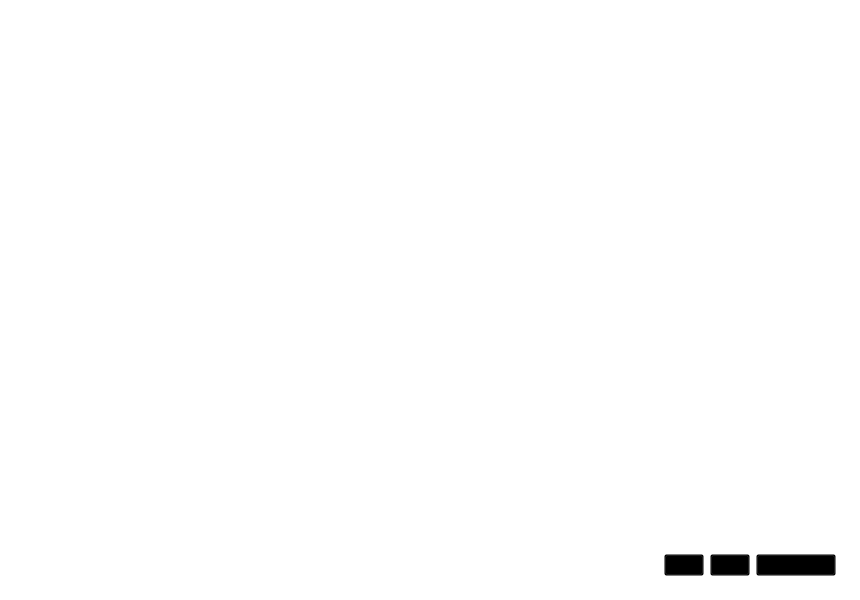
<?xml version="1.0" encoding="UTF-8"?>
<ui version="4.0">
 <class>MainPages</class>
 <widget class="QWidget" name="MainPages">
  <property name="geometry">
   <rect>
    <x>0</x>
    <y>0</y>
    <width>860</width>
    <height>600</height>
   </rect>
  </property>
  <property name="windowTitle">
   <string>Form</string>
  </property>
  <property name="styleSheet">
   <string notr="true">* {
background: transparent;
}</string>
  </property>
  <layout class="QVBoxLayout" name="main_pages_layout">
   <property name="spacing">
    <number>0</number>
   </property>
   <property name="leftMargin">
    <number>5</number>
   </property>
   <property name="topMargin">
    <number>5</number>
   </property>
   <property name="rightMargin">
    <number>5</number>
   </property>
   <property name="bottomMargin">
    <number>5</number>
   </property>
   <item>
    <widget class="QStackedWidget" name="pages">
     <property name="currentIndex">
      <number>1</number>
     </property>
     <widget class="QWidget" name="page_1">
      <property name="styleSheet">
       <string notr="true">font-size: 14pt</string>
      </property>
      <layout class="QVBoxLayout" name="page_1_layout">
       <item>
        <widget class="QScrollArea" name="scrollArea">
         <property name="styleSheet">
          <string notr="true">QScrollArea {
border: none;
}</string>
         </property>
         <property name="widgetResizable">
          <bool>true</bool>
         </property>
         <widget class="QWidget" name="scrollAreaWidgetContents">
          <property name="geometry">
           <rect>
            <x>0</x>
            <y>0</y>
            <width>832</width>
            <height>572</height>
           </rect>
          </property>
          <layout class="QVBoxLayout" name="verticalLayout_4">
           <property name="spacing">
            <number>20</number>
           </property>
           <item>
            <layout class="QVBoxLayout" name="row_1_layout"/>
           </item>
           <item>
            <layout class="QGridLayout" name="row_2_layout"/>
           </item>
           <item>
            <layout class="QVBoxLayout" name="row_3_layout"/>
           </item>
          </layout>
         </widget>
        </widget>
       </item>
      </layout>
     </widget>
     <widget class="QWidget" name="page_2">
      <property name="styleSheet">
       <string notr="true">QFrame {
	font-size: 16pt;
}</string>
      </property>
      <layout class="QVBoxLayout" name="page_2_layout">
       <item>
        <widget class="QTableWidget" name="tableWidget"/>
       </item>
       <item alignment="Qt::AlignRight">
        <widget class="QFrame" name="frame">
         <property name="frameShape">
          <enum>QFrame::StyledPanel</enum>
         </property>
         <property name="frameShadow">
          <enum>QFrame::Raised</enum>
         </property>
         <layout class="QHBoxLayout" name="horizontalLayout">
          <item>
           <widget class="QPushButton" name="addRowDiagnosisBtn">
            <property name="text">
             <string/>
            </property>
           </widget>
          </item>
          <item>
           <widget class="QPushButton" name="removeRowDiagnosisBtn">
            <property name="text">
             <string/>
            </property>
           </widget>
          </item>
          <item>
           <widget class="QPushButton" name="saveDiagnosisBtn">
            <property name="text">
             <string>SAVE</string>
            </property>
           </widget>
          </item>
         </layout>
        </widget>
       </item>
      </layout>
     </widget>
    </widget>
   </item>
  </layout>
 </widget>
 <resources/>
 <connections/>
</ui>
